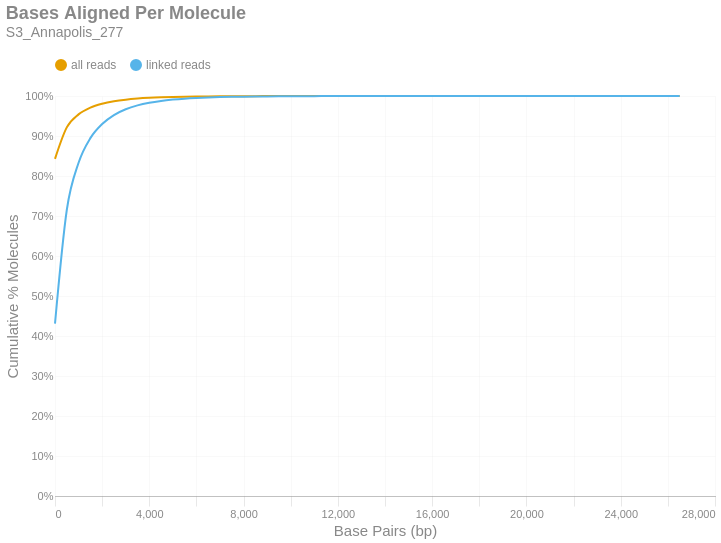

Source (notebook cell):
### Markdown cell above
### Bases Aligned Per Molecule
This is a cumulative frequency distribution showing the number of base pairs aligned per unique molecule. These data are shown in 500 bp bins. There are two distributions: one with `all reads` (yellow) and another with only `linked reads` (blue). The percent of molecules in the `linked reads` distribution is relative to the total number of linked molecules.

### Code cell
if SKIPLR:
    print_html(f"Skipped")
else:
    binned_df = consolidated_hist(valids['aligned_bp'], mask, 500, True)
    with SafeRender(binned_df):
        (
            density_plot(binned_df, 'Bases Aligned Per Molecule', samplename, 'basesper')
            .encode(
                x=alt.X('bin:Q', title="Base Pairs (bp)").axis(tickMinStep=500).scale(padding=0),
                y=alt.Y('value:Q', title='Cumulative % Molecules')
                    .axis(format='%')
                    .scale(domain = [0,1])
                    .stack(False),
                color=alt.Color("key:N").scale(domain = ["all reads", "linked reads"]),
                tooltip = [
                    alt.Tooltip("key:N", title = "Data Type"),
                    alt.Tooltip("range_label:N", title="Bases Aligned Per Molecule"),
                    alt.Tooltip("value:Q", format = ".2%", title="% Molecules (Cum.)")
                ]
            )
        ).display()

### Figure 1 — Vega-Lite specification as saved in the notebook (floating-point values rounded to 4 significant figures)
{"width": "container", "height": 400, "config": {"title": {"anchor": "start", "dy": -15, "fontSize": 18, "color": "#888888", "subtitleColor": "#888888", "subtitleFontSize": 14}, "arc": {"fill": "#0072B2"}, "axis": {"domainColor": "#888888", "domainWidth": 0.5, "gridWidth": 0.2, "grid": false, "titleFontWeight": 400, "titleFontSize": 15, "labelFontSize": 11, "labelColor": "#888888", "tickColor": "#888888", "tickWidth": 0.2, "titleColor": "#888888"}, "axisBand": {"grid": false}, "axisX": {"grid": true, "tickSize": 10, "domainCap": "round"}, "axisY": {"domain": false, "grid": true, "tickSize": 0, "domainCap": "round"}, "background": "transparent", "header": {"labelFontSize": 15, "labelColor": "#888888", "titleFontSize": 15, "titleFontWeight": 600, "titleColor": "#888888"}, "legend": {"labelFont": "sans-serif", "labelFontSize": 12, "labelColor": "#888888", "symbolSize": 100, "symbolType": "circle", "titleFontSize": 12, "titlePadding": 10, "titleColor": "#888888", "title": null, "orient": "top"}, "range": {"category": ["#E69F00", "#56B4E9", "#009E73", "#F0E442", "#0072B2", "#D55E00", "#CC79A7", "#000000"], "diverging": ["#cfe8f3", "#a2d4ec", "#73bfe2", "#46abdb", "#1696d2", "#12719e"]}, "area": {"fill": "#0072B2", "fillOpacity": 0.7, "line": true, "strokeOpacity": 0.7}, "line": {"color": "#0072B2", "stroke": "#0072B2", "strokeWidth": 2}, "trail": {"color": "#0072B2", "stroke": "#0072B2", "strokeWidth": 0, "size": 1}, "point": {"filled": true, "fillOpacity": 1.0, "size": 95}, "text": {"color": "#888888", "fontSize": 11, "align": "right", "fontWeight": 400, "size": 11}, "bar": {"fill": "#0072B2", "stroke": null}, "view": {"stroke": null, "continuousWidth": 660, "continuousHeight": 400}}, "data": {"name": "data-49e69a0c0aa322c757c0ef07402b7d5d"}, "mark": {"type": "line", "interpolate": "monotone", "point": {"opacity": 0, "size": 275}}, "encoding": {"color": {"field": "key", "scale": {"domain": ["all reads", "linked reads"]}, "type": "nominal"}, "tooltip": [{"field": "key", "title": "Data Type", "type": "nominal"}, {"field": "range_label", "title": "Bases Aligned Per Molecule", "type": "nominal"}, {"field": "value", "format": ".2%", "title": "% Molecules (Cum.)", "type": "quantitative"}], "x": {"axis": {"tickMinStep": 500}, "field": "bin", "scale": {"padding": 0}, "title": "Base Pairs (bp)", "type": "quantitative"}, "y": {"axis": {"format": "%"}, "field": "value", "scale": {"domain": [0, 1]}, "stack": false, "title": "Cumulative % Molecules", "type": "quantitative"}}, "params": [{"name": "param_c36ac31b6afebe62", "select": {"type": "point", "fields": ["key"]}, "bind": "legend"}], "title": {"text": "Bases Aligned Per Molecule", "subtitle": "S3_Annapolis_277"}, "transform": [{"fold": ["all reads (cumsum)", "linked reads (cumsum)"]}, {"calculate": "replace(datum.key, ' (cumsum)', '')", "as": "key"}, {"filter": {"param": "param_c36ac31b6afebe62"}}], "usermeta": {"embedOptions": {"downloadFileName": "S3_Annapolis_277.basesper"}}, "$schema": "https://vega.github.io/schema/vega-lite/v6.1.0.json", "datasets": {"data-49e69a0c0aa322c757c0ef07402b7d5d": [{"bin": "0.0", "interval": "0.0-500.0", "all reads": 0.8428, "linked reads": 0.4309, "all reads (cumsum)": 0.8428, "linked reads (cumsum)": 0.4309, "range_label": "0-499"}, {"bin": "500.0", "interval": "500.0-1000.0", "all reads": 0.07871, "linked reads": 0.2841, "all reads (cumsum)": 0.9215, "linked reads (cumsum)": 0.715, "range_label": "500-999"}, {"bin": "1000.0", "interval": "1000.0-1500.0", "all reads": 0.03253, "linked reads": 0.1181, "all reads (cumsum)": 0.954, "linked reads (cumsum)": 0.8331, "range_label": "1000-1499"}, {"bin": "1500.0", "interval": "1500.0-2000.0", "all reads": 0.01696, "linked reads": 0.0616, "all reads (cumsum)": 0.971, "linked reads (cumsum)": 0.8947, "range_label": "1500-1999"}, {"bin": "2000.0", "interval": "2000.0-2500.0", "all reads": 0.009696, "linked reads": 0.03521, "all reads (cumsum)": 0.9807, "linked reads (cumsum)": 0.9299, "range_label": "2000-2499"}, {"bin": "2500.0", "interval": "2500.0-3000.0", "all reads": 0.006176, "linked reads": 0.02243, "all reads (cumsum)": 0.9869, "linked reads (cumsum)": 0.9524, "range_label": "2500-2999"}, {"bin": "3000.0", "interval": "3000.0-3500.0", "all reads": 0.003996, "linked reads": 0.01451, "all reads (cumsum)": 0.9909, "linked reads (cumsum)": 0.9669, "range_label": "3000-3499"}, {"bin": "3500.0", "interval": "3500.0-4000.0", "all reads": 0.002659, "linked reads": 0.009656, "all reads (cumsum)": 0.9935, "linked reads (cumsum)": 0.9765, "range_label": "3500-3999"}, {"bin": "4000.0", "interval": "4000.0-4500.0", "all reads": 0.00183, "linked reads": 0.006647, "all reads (cumsum)": 0.9954, "linked reads (cumsum)": 0.9832, "range_label": "4000-4499"}, {"bin": "4500.0", "interval": "4500.0-5000.0", "all reads": 0.001268, "linked reads": 0.004606, "all reads (cumsum)": 0.9966, "linked reads (cumsum)": 0.9878, "range_label": "4500-4999"}, {"bin": "5000.0", "interval": "5000.0-5500.0", "all reads": 0.0008877, "linked reads": 0.003224, "all reads (cumsum)": 0.9975, "linked reads (cumsum)": 0.991, "range_label": "5000-5499"}, {"bin": "5500.0", "interval": "5500.0-6000.0", "all reads": 0.0006518, "linked reads": 0.002367, "all reads (cumsum)": 0.9982, "linked reads (cumsum)": 0.9934, "range_label": "5500-5999"}, {"bin": "6000.0", "interval": "6000.0-6500.0", "all reads": 0.0004534, "linked reads": 0.001647, "all reads (cumsum)": 0.9986, "linked reads (cumsum)": 0.995, "range_label": "6000-6499"}, {"bin": "6500.0", "interval": "6500.0-7000.0", "all reads": 0.0003386, "linked reads": 0.00123, "all reads (cumsum)": 0.999, "linked reads (cumsum)": 0.9963, "range_label": "6500-6999"}, {"bin": "7000.0", "interval": "7000.0-7500.0", "all reads": 0.0002684, "linked reads": 0.0009749, "all reads (cumsum)": 0.9992, "linked reads (cumsum)": 0.9972, "range_label": "7000-7499"}, {"bin": "7500.0", "interval": "7500.0-8000.0", "all reads": 0.0001856, "linked reads": 0.0006741, "all reads (cumsum)": 0.9994, "linked reads (cumsum)": 0.9979, "range_label": "7500-7999"}, {"bin": "8000.0", "interval": "8000.0-8500.0", "all reads": 0.0001342, "linked reads": 0.0004874, "all reads (cumsum)": 0.9996, "linked reads (cumsum)": 0.9984, "range_label": "8000-8499"}, {"bin": "8500.0", "interval": "8500.0-9000.0", "all reads": 0.0001007, "linked reads": 0.0003656, "all reads (cumsum)": 0.9997, "linked reads (cumsum)": 0.9988, "range_label": "8500-8999"}, {"bin": "9000.0", "interval": "9000.0-9500.0", "all reads": 7.658e-05, "linked reads": 0.0002781, "all reads (cumsum)": 0.9997, "linked reads (cumsum)": 0.999, "range_label": "9000-9499"}, {"bin": "9500.0", "interval": "9500.0-10000.0", "all reads": 5.786e-05, "linked reads": 0.0002101, "all reads (cumsum)": 0.9998, "linked reads (cumsum)": 0.9992, "range_label": "9500-9999"}, {"bin": "10000.0", "interval": "10000.0-10500.0", "all reads": 4.302e-05, "linked reads": 0.0001562, "all reads (cumsum)": 0.9998, "linked reads (cumsum)": 0.9994, "range_label": "10000-10499"}, {"bin": "10500.0", "interval": "10500.0-11000.0", "all reads": 3.528e-05, "linked reads": 0.0001281, "all reads (cumsum)": 0.9999, "linked reads (cumsum)": 0.9995, "range_label": "10500-10999"}, {"bin": "11000.0", "interval": "11000.0-11500.0", "all reads": 2.796e-05, "linked reads": 0.0001015, "all reads (cumsum)": 0.9999, "linked reads (cumsum)": 0.9996, "range_label": "11000-11499"}, {"bin": "11500.0", "interval": "11500.0-12000.0", "all reads": 2.474e-05, "linked reads": 8.983e-05, "all reads (cumsum)": 0.9999, "linked reads (cumsum)": 0.9997, "range_label": "11500-11999"}, {"bin": "12000.0", "interval": "12000.0-12500.0", "all reads": 1.678e-05, "linked reads": 6.093e-05, "all reads (cumsum)": 0.9999, "linked reads (cumsum)": 0.9998, "range_label": "12000-12499"}, {"bin": "12500.0", "interval": "12500.0-13000.0", "all reads": 1.377e-05, "linked reads": 4.999e-05, "all reads (cumsum)": 1.0, "linked reads (cumsum)": 0.9998, "range_label": "12500-12999"}, {"bin": "13000.0", "interval": "13000.0-13500.0", "all reads": 1.032e-05, "linked reads": 3.749e-05, "all reads (cumsum)": 1.0, "linked reads (cumsum)": 0.9999, "range_label": "13000-13499"}, {"bin": "13500.0", "interval": "13500.0-14000.0", "all reads": 8.174e-06, "linked reads": 2.968e-05, "all reads (cumsum)": 1.0, "linked reads (cumsum)": 0.9999, "range_label": "13500-13999"}, {"bin": "14000.0", "interval": "14000.0-14500.0", "all reads": 5.378e-06, "linked reads": 1.953e-05, "all reads (cumsum)": 1.0, "linked reads (cumsum)": 0.9999, "range_label": "14000-14499"}, {"bin": "14500.0", "interval": "14500.0-15000.0", "all reads": 5.593e-06, "linked reads": 2.031e-05, "all reads (cumsum)": 1.0, "linked reads (cumsum)": 0.9999, "range_label": "14500-14999"}, {"bin": "15000.0", "interval": "15000.0-15500.0", "all reads": 3.227e-06, "linked reads": 1.172e-05, "all reads (cumsum)": 1.0, "linked reads (cumsum)": 1.0, "range_label": "15000-15499"}, {"bin": "15500.0", "interval": "15500.0-16000.0", "all reads": 2.151e-06, "linked reads": 7.811e-06, "all reads (cumsum)": 1.0, "linked reads (cumsum)": 1.0, "range_label": "15500-15999"}, {"bin": "16000.0", "interval": "16000.0-16500.0", "all reads": 1.936e-06, "linked reads": 7.03e-06, "all reads (cumsum)": 1.0, "linked reads (cumsum)": 1.0, "range_label": "16000-16499"}, {"bin": "16500.0", "interval": "16500.0-17000.0", "all reads": 1.721e-06, "linked reads": 6.249e-06, "all reads (cumsum)": 1.0, "linked reads (cumsum)": 1.0, "range_label": "16500-16999"}, {"bin": "17000.0", "interval": "17000.0-17500.0", "all reads": 1.291e-06, "linked reads": 4.687e-06, "all reads (cumsum)": 1.0, "linked reads (cumsum)": 1.0, "range_label": "17000-17499"}, {"bin": "17500.0", "interval": "17500.0-18000.0", "all reads": 1.721e-06, "linked reads": 6.249e-06, "all reads (cumsum)": 1.0, "linked reads (cumsum)": 1.0, "range_label": "17500-17999"}, {"bin": "18000.0", "interval": "18000.0-18500.0", "all reads": 8.604e-07, "linked reads": 3.125e-06, "all reads (cumsum)": 1.0, "linked reads (cumsum)": 1.0, "range_label": "18000-18499"}, {"bin": "18500.0", "interval": "18500.0-19000.0", "all reads": 1.076e-06, "linked reads": 3.906e-06, "all reads (cumsum)": 1.0, "linked reads (cumsum)": 1.0, "range_label": "18500-18999"}, {"bin": "19000.0", "interval": "19000.0-19500.0", "all reads": 6.453e-07, "linked reads": 2.343e-06, "all reads (cumsum)": 1.0, "linked reads (cumsum)": 1.0, "range_label": "19000-19499"}, {"bin": "19500.0", "interval": "19500.0-20000.0", "all reads": 4.302e-07, "linked reads": 1.562e-06, "all reads (cumsum)": 1.0, "linked reads (cumsum)": 1.0, "range_label": "19500-19999"}, {"bin": "20000.0", "interval": "20000.0-20500.0", "all reads": 2.151e-07, "linked reads": 7.811e-07, "all reads (cumsum)": 1.0, "linked reads (cumsum)": 1.0, "range_label": "20000-20499"}, {"bin": "20500.0", "interval": "20500.0-21000.0", "all reads": 0.0, "linked reads": 0.0, "all reads (cumsum)": 1.0, "linked reads (cumsum)": 1.0, "range_label": "20500-20999"}, {"bin": "21000.0", "interval": "21000.0-21500.0", "all reads": 6.453e-07, "linked reads": 2.343e-06, "all reads (cumsum)": 1.0, "linked reads (cumsum)": 1.0, "range_label": "21000-21499"}, {"bin": "21500.0", "interval": "21500.0-22000.0", "all reads": 0.0, "linked reads": 0.0, "all reads (cumsum)": 1.0, "linked reads (cumsum)": 1.0, "range_label": "21500-21999"}, {"bin": "22000.0", "interval": "22000.0-22500.0", "all reads": 0.0, "linked reads": 0.0, "all reads (cumsum)": 1.0, "linked reads (cumsum)": 1.0, "range_label": "22000-22499"}, {"bin": "22500.0", "interval": "22500.0-23000.0", "all reads": 0.0, "linked reads": 0.0, "all reads (cumsum)": 1.0, "linked reads (cumsum)": 1.0, "range_label": "22500-22999"}, {"bin": "23000.0", "interval": "23000.0-23500.0", "all reads": 2.151e-07, "linked reads": 7.811e-07, "all reads (cumsum)": 1.0, "linked reads (cumsum)": 1.0, "range_label": "23000-23499"}, {"bin": "23500.0", "interval": "23500.0-24000.0", "all reads": 0.0, "linked reads": 0.0, "all reads (cumsum)": 1.0, "linked reads (cumsum)": 1.0, "range_label": "23500-23999"}, {"bin": "24000.0", "interval": "24000.0-24500.0", "all reads": 0.0, "linked reads": 0.0, "all reads (cumsum)": 1.0, "linked reads (cumsum)": 1.0, "range_label": "24000-24499"}, {"bin": "24500.0", "interval": "24500.0-25000.0", "all reads": 0.0, "linked reads": 0.0, "all reads (cumsum)": 1.0, "linked reads (cumsum)": 1.0, "range_label": "24500-24999"}, {"bin": "25000.0", "interval": "25000.0-25500.0", "all reads": 0.0, "linked reads": 0.0, "all reads (cumsum)": 1.0, "linked reads (cumsum)": 1.0, "range_label": "25000-25499"}, {"bin": "25500.0", "interval": "25500.0-26000.0", "all reads": 0.0, "linked reads": 0.0, "all reads (cumsum)": 1.0, "linked reads (cumsum)": 1.0, "range_label": "25500-25999"}, {"bin": "26000.0", "interval": "26000.0-26500.0", "all reads": 0.0, "linked reads": 0.0, "all reads (cumsum)": 1.0, "linked reads (cumsum)": 1.0, "range_label": "26000-26499"}, {"bin": "26500.0", "interval": "26500.0-27000.0", "all reads": 2.151e-07, "linked reads": 7.811e-07, "all reads (cumsum)": 1.0, "linked reads (cumsum)": 1.0, "range_label": "26500-26999"}]}}
